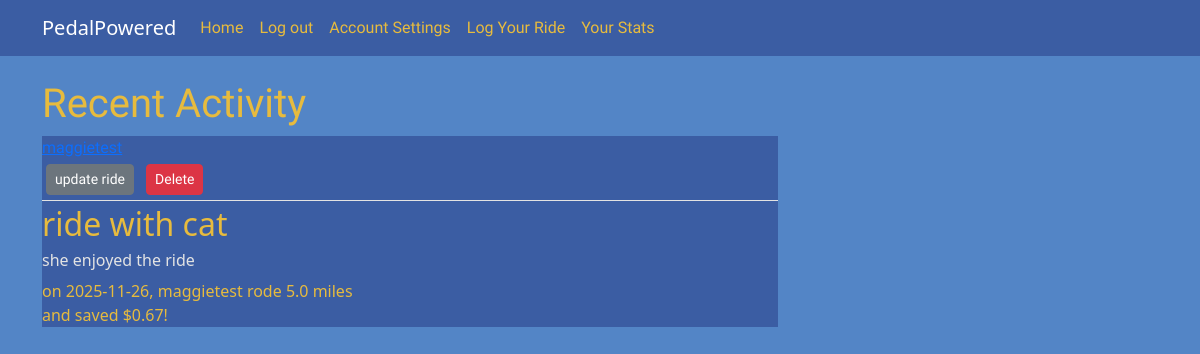
Before: /post/1 (signed in) with the older database file.
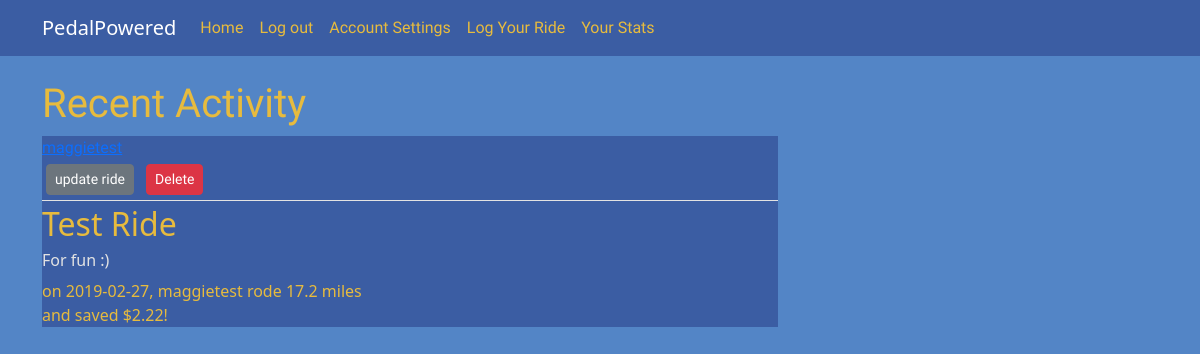
After: the same page with the newer database file.
### pedalpowered/models.py (models this page shows, shortened)
class rides(db.Model):
    id = db.Column(db.Integer, primary_key = True)
    ride_date = db.Column(db.DateTime, nullable = False)
    title = db.Column(db.String, nullable = False)
    distance = db.Column(db.Float, nullable = False)
    gas_price = db.Column(db.Float, nullable = True)
    car_mpg = db.Column(db.Float, nullable = True)
    user_id = db.Column(db.Integer,db.ForeignKey('user.id'), nullable=False)
    gas_money_saved = db.Column(db.Float, nullable = True)
    user_comment = db.Column(db.String, nullable = False)

### pedalpowered/routes.py (the view)
@app.route("/post/<int:post_id>")
def post(post_id):
    post = rides.query.get_or_404(post_id)
    return render_template('post.html', title = post.title, post = post)

### pedalpowered/models.py (called while the page is built)
@login_manager.user_loader
def load_user(user_id):
    return User.query.get(int(user_id))

### pedalpowered/templates/post.html (shortened to what this page needs)
{% extends "layout.html" %}
{% block content %}
<h1 style="font-family: Irish Grover";>Recent Activity</h1>
    <article class="media-body">
        <div class = "media-body">
            <div class="article-metadata">
                <a class = 'mr-2' href="#">{{post.author.username}}</a>
                {%if post.author == current_user%}
                    <div>
                        <a class = "btn btn-secondary btn-sm m-1" href="{{url_for('update_post',post_id = post.id)}}">update ride</a>
                        <button type="button" class="btn btn-danger btn-sm m-1" data-bs-toggle="modal" data-bs-target="#deleteModal">Delete</button>
                    </div>
                {%endif%}
            </div>
            <h2 class='article-title'>{{post.title}}</h2>
            <h6>{{post.user_comment}}</h6>
            <p class = "article-content">on {{post.ride_date.strftime('%Y-%m-%d')}}, {{post.author.username}} rode {{post.distance}} miles
                and saved ${{post.gas_money_saved}}!
            </p>
        </div>
    </article>
{% endblock content %}

Changed rows visible on the page:
changed rides: title "ride with cat" → "Test Ride"; user_comment "she enjoyed the ride" → "For fun :)"; ride_date "2025-11-26" → "2019-02-27"; distance "5.0" → "17.2"; gas_money_saved "0.67" → "2.22"
